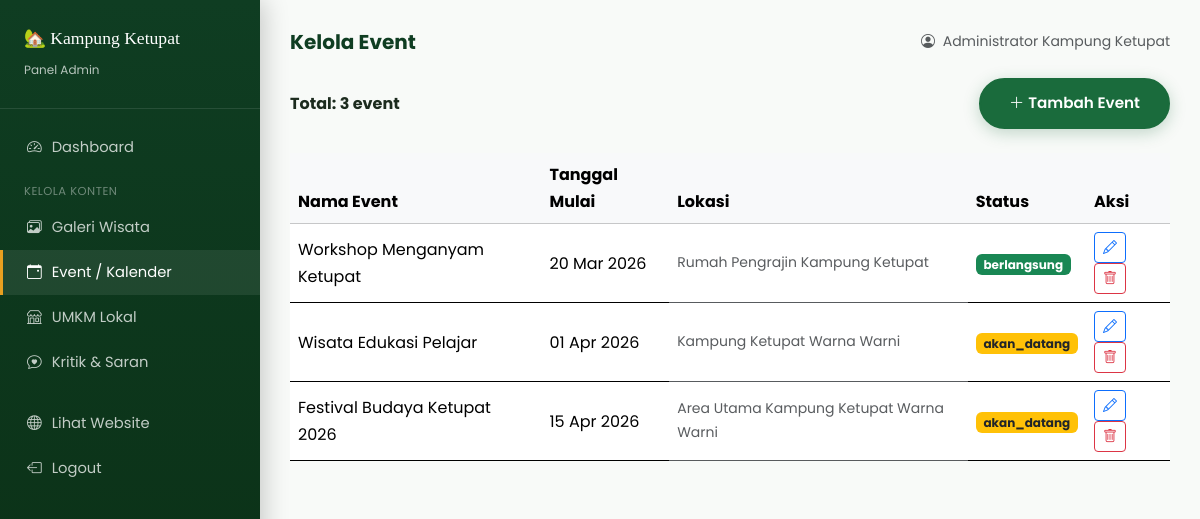
Page /admin/event (signed in) on the committed database.
### tables this page shows
CREATE TABLE event (
    id INT PRIMARY KEY AUTO_INCREMENT,
    nama_event VARCHAR(200) NOT NULL,
    deskripsi TEXT,
    tanggal_mulai DATE NOT NULL,
    tanggal_selesai DATE,
    lokasi VARCHAR(255) DEFAULT 'Kampung Ketupat Warna Warni, Samarinda',
    foto VARCHAR(255),
    status ENUM('akan_datang','berlangsung','selesai') DEFAULT 'akan_datang',
    created_at TIMESTAMP DEFAULT CURRENT_TIMESTAMP
);

### model/EventModel.php (called while the page is built, shortened)
<?php
class EventModel {
    private $db;
    public function __construct($koneksi) {
        $this->db = $koneksi;
    }
    public function getAll() {
        $result = $this->db->query("SELECT * FROM event ORDER BY tanggal_mulai ASC");
        return $result->fetch_all(MYSQLI_ASSOC);
    }
}

### view/admin/event/index.php (the view, shortened to what this page needs)
<?php $menu_aktif = 'event'; require_once BASE_PATH . '/view/admin/layout_admin_header.php'; ?>
<div class="d-flex justify-content-between align-items-center mb-4">
  <h6 class="fw-bold mb-0">Total: <?= count($semua_event) ?> event</h6>
  <a href="<?= BASE_URL ?>/admin/event?action=tambah" class="btn btn-kk btn-sm"><i class="bi bi-plus-lg me-1"></i>Tambah Event</a>
</div>
<?php if (empty($semua_event)): ?>
  <div class="text-center py-5 text-muted"><i class="bi bi-calendar-x fs-1 d-block mb-2"></i>Belum ada event.</div>
<?php else: ?>
<div class="table-responsive">
  <table class="table table-hover align-middle border-0">
    <thead class="table-light"><tr><th>Nama Event</th><th>Tanggal Mulai</th><th>Lokasi</th><th>Status</th><th>Aksi</th></tr></thead>
    <tbody>
      <?php foreach ($semua_event as $e): ?>
      <tr>
        <td class="fw-500"><?= htmlspecialchars($e['nama_event']) ?></td>
        <td><?= date('d M Y', strtotime($e['tanggal_mulai'])) ?></td>
        <td class="text-muted small"><?= htmlspecialchars($e['lokasi']) ?></td>
        <td><span class="badge <?= $e['status']==='berlangsung'?'bg-success':($e['status']==='akan_datang'?'bg-warning text-dark':'bg-secondary') ?>"><?= $e['status'] ?></span></td>
        <td>
          <a href="<?= BASE_URL ?>/admin/event?action=edit&id=<?= $e['id'] ?>" class="btn btn-outline-primary btn-sm me-1"><i class="bi bi-pencil"></i></a>
          <a href="<?= BASE_URL ?>/aksi/hapus-event?id=<?= $e['id'] ?>" class="btn btn-outline-danger btn-sm" onclick="return confirm('Hapus event ini?')"><i class="bi bi-trash"></i></a>
        </td>
      </tr>
      <?php endforeach; ?>
    </tbody>
  </table>
</div>
<?php endif; ?>
<?php require_once BASE_PATH . '/view/admin/layout_admin_footer.php'; ?>

### assets/css/style.css (style rules this page uses)
:root { --kk-primary: #1a6b3c; --kk-secondary: #e8a020; --kk-accent: #e05c1a; --kk-light: #f4faf6; --kk-dark: #0f3d22; --kk-text: #1c2b1e; --kk-muted: #6b7c6e; --kk-white: #ffffff; --kk-shadow: 0 8px 32px rgba(26, 107, 60, 0.13); --kk-radius: 16px; --kk-radius-sm: 10px; --font-display: 'Playfair Display', Georgia, serif; --font-body: 'Poppins', sans-serif; }
*, *::before, *::after { box-sizing: border-box; margin: 0; padding: 0; }
html { scroll-behavior: smooth; }
body { font-family: var(--font-body); color: var(--kk-text); background: var(--kk-white); line-height: 1.7; padding-top: 80px; }
a { text-decoration: none; transition: all .25s ease; }
.btn-kk { background: var(--kk-primary); color: var(--kk-white); border-radius: 999px; padding: 12px 28px; font-weight: 600; font-size: .95rem; border: 2px solid var(--kk-primary); transition: all .25s ease; box-shadow: 0 4px 16px rgba(26,107,60,0.25); }

### rows in the picture
event: nama_event "Workshop Menganyam Ketupat", tanggal_mulai "20 Mar 2026", lokasi "Rumah Pengrajin Kampung Ketupat", status "berlangsung"
event: nama_event "Wisata Edukasi Pelajar", tanggal_mulai "01 Apr 2026", lokasi "Kampung Ketupat Warna Warni", status "akan_datang"
event: nama_event "Festival Budaya Ketupat 2026", tanggal_mulai "15 Apr 2026", lokasi "Area Utama Kampung Ketupat Warna Warni", status "akan_datang"

### other values in the picture
$judul_halaman "Kelola Event"
$_SESSION['admin']['nama'] "Administrator Kampung Ketupat"
count($semua_event) "3"
